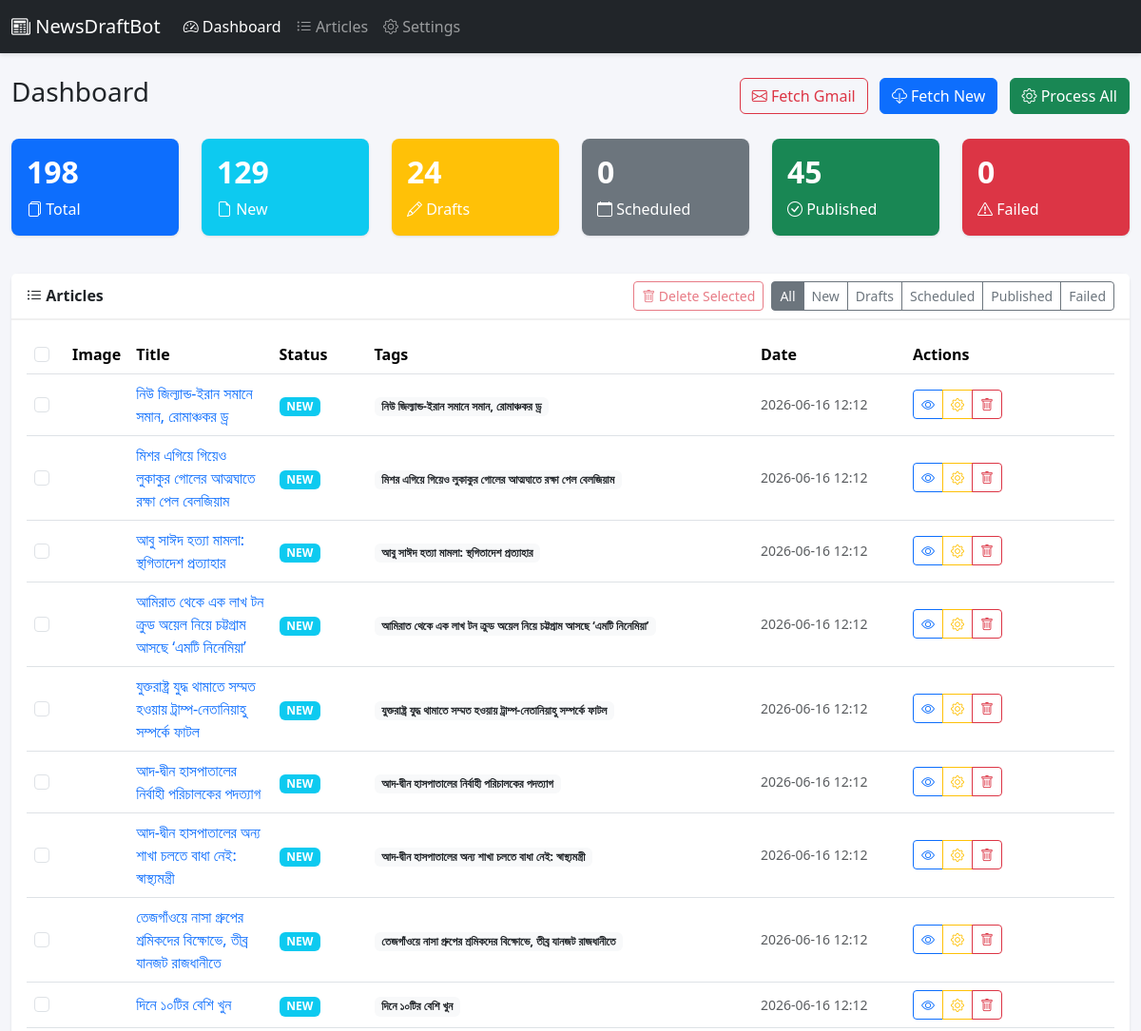
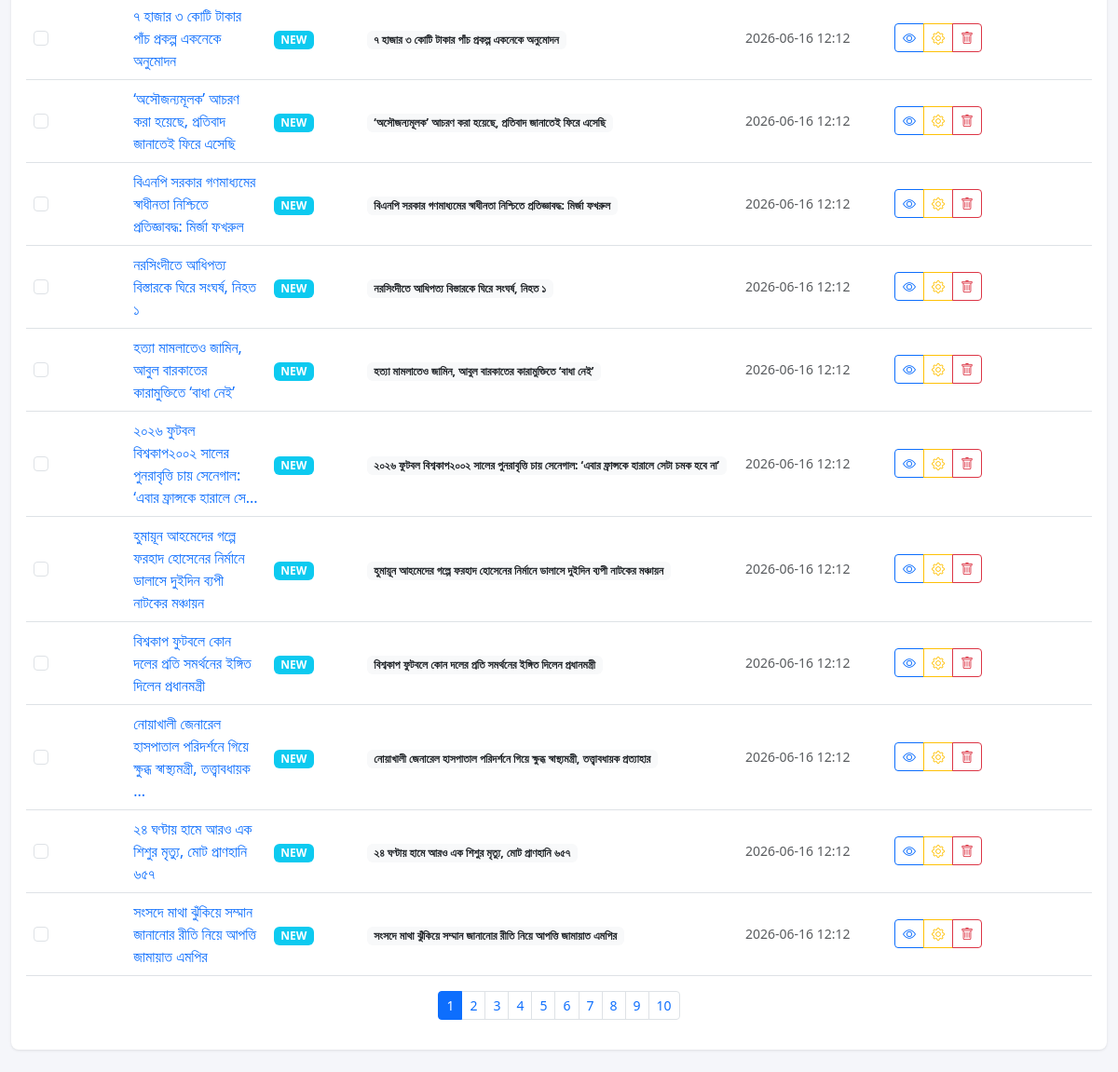
The page /articles on the database its author committed (2 pictures, top to bottom).
### database.py (models this page shows, shortened)
class Article(db.Model):
    __tablename__ = "articles"
    id = db.Column(db.Integer, primary_key=True)
    title = db.Column(db.String(500), nullable=False)
    slug = db.Column(db.String(500), nullable=True)
    source_url = db.Column(db.String(1000), unique=True, nullable=False)
    content = db.Column(db.Text, nullable=True)
    excerpt = db.Column(db.Text, nullable=True)
    tags = db.Column(JSON, nullable=True)
    categories = db.Column(JSON, nullable=True)
    featured_image = db.Column(db.String(1000), nullable=True)
    reporter = db.Column(db.String(200), nullable=True)
    wordpress_post_id = db.Column(db.Integer, nullable=True)
    wordpress_featured_media_id = db.Column(db.Integer, nullable=True)
    wordpress_url = db.Column(db.String(1000), nullable=True)
    wordpress_author_id = db.Column(db.Integer, nullable=True)
    wordpress_category_ids = db.Column(JSON, nullable=True)
    wordpress_tag_ids = db.Column(JSON, nullable=True)
    share_count = db.Column(db.Integer, default=0)
    images = db.Column(JSON, nullable=True)  # Store list of image URLs/paths
    status = db.Column(
        db.String(20),
        nullable=False,
        default="NEW",
        index=True,
    )
    scheduled_time = db.Column(db.DateTime, nullable=True)
    created_at = db.Column(db.DateTime, default=lambda: datetime.now(timezone.utc))
    updated_at = db.Column(
        db.DateTime,
        default=lambda: datetime.now(timezone.utc),
        onupdate=lambda: datetime.now(timezone.utc),
    )

### app.py (the view)
@app.route("/articles")
def article_list():
    status = request.args.get("status", "")
    page = request.args.get("page", 1, type=int)
    per_page = 20
    query = Article.query.order_by(Article.created_at.desc())
    if status:
        query = query.filter_by(status=status.upper())
    pagination = query.paginate(page=page, per_page=per_page, error_out=False)
    return render_template(
        "dashboard.html",
        stats=get_stats(),
        articles=pagination.items,
        pagination=pagination,
        active_filter=status,
        show_all=True,
    )

### app.py (called while the page is built)
@app.template_filter("dt")
def format_datetime(value, fmt="%Y-%m-%d %H:%M"):
    if value is None:
        return ""
    if isinstance(value, str):
        return value[: len(fmt)]
    return value.strftime(fmt)

def get_stats():
    total = Article.query.count()
    drafts = Article.query.filter_by(status="DRAFT").count()
    scheduled = Article.query.filter_by(status="SCHEDULED").count()
    published = Article.query.filter_by(status="PUBLISHED").count()
    failed = Article.query.filter_by(status="FAILED").count()
    new_count = Article.query.filter_by(status="NEW").count()
    return {
        "total": total,
        "drafts": drafts,
        "scheduled": scheduled,
        "published": published,
        "failed": failed,
        "new": new_count,
    }

### templates/dashboard.html (shortened to what this page needs)
<!DOCTYPE html>
<html lang="en">
<head>
    <link href="https://cdn.jsdelivr.net/npm/bootstrap@5.3.2/dist/css/bootstrap.min.css" rel="stylesheet">
    <link href="https://cdn.jsdelivr.net/npm/bootstrap-icons@1.11.1/font/bootstrap-icons.css" rel="stylesheet">
    <link href="{{ url_for('static', filename='css/style.css') }}" rel="stylesheet">
</head>
<body>
    <nav class="navbar navbar-expand-lg navbar-dark bg-dark">
        <div class="container-fluid">
            <a class="navbar-brand" href="/">
                <i class="bi bi-newspaper"></i> NewsDraftBot
            </a>
            <div class="collapse navbar-collapse" id="navbarNav">
                <ul class="navbar-nav">
                    <li class="nav-item">
                        <a class="nav-link active" href="/"><i class="bi bi-speedometer2"></i> Dashboard</a>
                    </li>
                    <li class="nav-item">
                        <a class="nav-link" href="/articles"><i class="bi bi-list-ul"></i> Articles</a>
                    </li>
                    <li class="nav-item">
                        <a class="nav-link" href="/settings"><i class="bi bi-gear"></i> Settings</a>
                    </li>
                </ul>
            </div>
        </div>
    </nav>
    <div class="container-fluid py-4">
        <div class="d-flex justify-content-between align-items-center mb-4">
            <h1 class="h3">Dashboard</h1>
            <div>
                <button class="btn btn-outline-danger me-2" onclick="fetchGmailNews()">
                    <i class="bi bi-envelope"></i> Fetch Gmail
                </button>
                <button class="btn btn-primary me-2" onclick="fetchArticles()">
                    <i class="bi bi-cloud-download"></i> Fetch New
                </button>
                <button class="btn btn-success" onclick="processAll()">
                    <i class="bi bi-gear"></i> Process All
                </button>
            </div>
        </div>
        <div class="row mb-4" id="stats-cards">
            <div class="col-md-2 col-6 mb-3">
                <div class="card text-white bg-primary">
                    <div class="card-body">
                        <h5 class="card-title display-6">{{ stats.total }}</h5>
                        <p class="card-text"><i class="bi bi-files"></i> Total</p>
                    </div>
                </div>
            </div>
            <div class="col-md-2 col-6 mb-3">
                <div class="card text-white bg-info">
                    <div class="card-body">
                        <h5 class="card-title display-6">{{ stats.new }}</h5>
                        <p class="card-text"><i class="bi bi-file-earmark"></i> New</p>
                    </div>
                </div>
            </div>
            <div class="col-md-2 col-6 mb-3">
                <div class="card text-white bg-warning">
                    <div class="card-body">
                        <h5 class="card-title display-6">{{ stats.drafts }}</h5>
                        <p class="card-text"><i class="bi bi-pencil"></i> Drafts</p>
                    </div>
                </div>
            </div>
            <div class="col-md-2 col-6 mb-3">
                <div class="card text-white bg-secondary">
                    <div class="card-body">
                        <h5 class="card-title display-6">{{ stats.scheduled }}</h5>
                        <p class="card-text"><i class="bi bi-calendar"></i> Scheduled</p>
                    </div>
                </div>
            </div>
            <div class="col-md-2 col-6 mb-3">
                <div class="card text-white bg-success">
                    <div class="card-body">
                        <h5 class="card-title display-6">{{ stats.published }}</h5>
                        <p class="card-text"><i class="bi bi-check-circle"></i> Published</p>
                    </div>
                </div>
            </div>
            <div class="col-md-2 col-6 mb-3">
                <div class="card text-white bg-danger">
                    <div class="card-body">
                        <h5 class="card-title display-6">{{ stats.failed }}</h5>
                        <p class="card-text"><i class="bi bi-exclamation-triangle"></i> Failed</p>
                    </div>
                </div>
            </div>
        </div>
            <div class="card">
            <div class="card-header d-flex justify-content-between align-items-center flex-wrap gap-2">
                <span><i class="bi bi-list-ul"></i> Articles</span>
                <div class="d-flex align-items-center gap-2">
                    <button class="btn btn-sm btn-outline-danger" id="deleteSelectedBtn" disabled onclick="deleteSelected()">
                        <i class="bi bi-trash"></i> Delete Selected
                    </button>
                    <div class="btn-group btn-group-sm">
                        <a href="/articles" class="btn btn-outline-secondary {% if not active_filter %}active{% endif %}">All</a>
                        <a href="/articles?status=NEW" class="btn btn-outline-secondary {% if active_filter == 'NEW' %}active{% endif %}">New</a>
                        <a href="/articles?status=DRAFT" class="btn btn-outline-secondary {% if active_filter == 'DRAFT' %}active{% endif %}">Drafts</a>
                        <a href="/articles?status=SCHEDULED" class="btn btn-outline-secondary {% if active_filter == 'SCHEDULED' %}active{% endif %}">Scheduled</a>
                        <a href="/articles?status=PUBLISHED" class="btn btn-outline-secondary {% if active_filter == 'PUBLISHED' %}active{% endif %}">Published</a>
                        <a href="/articles?status=FAILED" class="btn btn-outline-secondary {% if active_filter == 'FAILED' %}active{% endif %}">Failed</a>
                    </div>
                </div>
            </div>
            <div class="card-body">
                <div class="table-responsive">
                    <table class="table table-hover" id="articlesTable">
                        <thead>
                            <tr>
                                <th style="width: 40px">
                                    <input type="checkbox" class="form-check-input" id="selectAll" onchange="toggleSelectAll()">
                                </th>
                                <th style="width: 60px">Image</th>
                                <th>Title</th>
                                <th style="width: 100px">Status</th>
                                <th style="width: 100px">Tags</th>
                                <th style="width: 160px">Date</th>
                                <th style="width: 220px">Actions</th>
                            </tr>
                        </thead>
                        <tbody>
                            {% for article in articles %}
                            <tr data-id="{{ article.id }}">
                                <td>
                                    <input type="checkbox" class="form-check-input article-checkbox" value="{{ article.id }}" onchange="updateDeleteBtn()">
                                </td>
                                <td>
                                </td>
                                <td>
                                    <a href="/articles/{{ article.id }}" class="text-decoration-none fw-medium">
                                        {{ article.title[:80] }}{% if article.title|length > 80 %}...{% endif %}
                                    </a>
                                </td>
                                <td>
                                    {% set status_class = {
                                        'NEW': 'bg-info',
                                        'DRAFT': 'bg-warning',
                                        'SCHEDULED': 'bg-secondary',
                                        'PUBLISHED': 'bg-success',
                                        'FAILED': 'bg-danger'
                                    } %}
                                    <span class="badge {{ status_class.get(article.status, 'bg-secondary') }}">
                                        {{ article.status }}
                                    </span>
                                </td>
                                <td>
                                    {% if article.tags %}
                                    <div class="tags-cell">
                                        {% for tag in article.tags[:3] %}
                                        <span class="badge bg-light text-dark me-1">{{ tag }}</span>
                                        {% endfor %}
                                    </div>
                                    {% endif %}
                                </td>
                                <td class="text-muted small">
                                    {% if article.scheduled_time %}
                                    <i class="bi bi-calendar-event"></i> {{ article.scheduled_time | dt }}
                                    {% elif article.created_at %}
                                    {{ article.created_at | dt }}
                                    {% endif %}
                                </td>
                                <td>
                                    <div class="btn-group btn-group-sm">
                                        <a href="/articles/{{ article.id }}" class="btn btn-outline-primary" title="View">
                                            <i class="bi bi-eye"></i>
                                        </a>
                                        {% if article.status == 'NEW' %}
                                        <button class="btn btn-outline-warning" onclick="processArticle({{ article.id }})" title="Process">
                                            <i class="bi bi-gear"></i>
                                        </button>
                                        {% endif %}
                                        <button class="btn btn-outline-danger" onclick="deleteArticle({{ article.id }})" title="Delete">
                                            <i class="bi bi-trash"></i>
                                        </button>
                                    </div>
                                </td>
                            </tr>
                            {% endfor %}
                        </tbody>
                    </table>
                </div>
                {% if pagination and pagination.pages > 1 %}
                <nav>
                    <ul class="pagination pagination-sm justify-content-center">
                        {% for p in range(1, pagination.pages + 1) %}
                        <li class="page-item {% if p == pagination.page %}active{% endif %}">
                            <a class="page-link" href="/articles?page={{ p }}{% if active_filter %}&status={{ active_filter }}{% endif %}">{{ p }}</a>
                        </li>
                        {% endfor %}
                    </ul>
                </nav>
                {% endif %}
            </div>
        </div>
    </div>
    <div class="toast-container position-fixed bottom-0 end-0 p-3">
    </div>
</body>
</html>

### static/css/style.css (style rules this page uses)
body { background-color: #f5f6fa; min-height: 100vh; }
.navbar { box-shadow: 0 2px 4px rgba(0,0,0,.1); }
.card { border: none; box-shadow: 0 1px 3px rgba(0,0,0,.1); border-radius: 8px; }
.card-header { background-color: #fff; border-bottom: 2px solid #f0f0f0; font-weight: 600; }
.display-6 { font-size: 2rem; font-weight: 700; }
.tags-cell .badge { font-size: .75rem; }
.btn-group-sm .btn { padding: .25rem .5rem; }
.table > :not(caption) > * > * { vertical-align: middle; }
#stats-cards .card { transition: transform 0.2s; }

### rows shown on the page
Article: title "নিউ জিল্যান্ড-ইরান সমানে সমান, রোমাঞ্চকর ড্র", status "NEW", 3 "নিউ জিল্যান্ড-ইরান সমানে সমান, রোমাঞ্চকর ড্র", created_at|dt "2026-06-16 12:12"
Article: title "মিশর এগিয়ে গিয়েও লুকাকুর গোলের আত্মঘাতে রক্ষা পেল বেলজিয়াম", status "NEW", 3 "মিশর এগিয়ে গিয়েও লুকাকুর গোলের আত্মঘাতে রক্ষা পেল বেলজিয়াম", created_at|dt "2026-06-16 12:12"
Article: title "আবু সাঈদ হত্যা মামলা: স্থগিতাদেশ প্রত্যাহার", status "NEW", 3 "আবু সাঈদ হত্যা মামলা: স্থগিতাদেশ প্রত্যাহার", created_at|dt "2026-06-16 12:12"
Article: title "আমিরাত থেকে এক লাখ টন ক্রুড অয়েল নিয়ে চট্টগ্রাম আসছে ‘এমটি নিনেমিয়া’", status "NEW", 3 "আমিরাত থেকে এক লাখ টন ক্রুড অয়েল নিয়ে চট্টগ্রাম আসছে ‘এমটি নিনেমিয়া’", created_at|dt "2026-06-16 12:12"
Article: title "যুক্তরাষ্ট্র যুদ্ধ থামাতে সম্মত হওয়ায় ট্রাম্প-নেতানিয়াহু সম্পর্কে ফাটল", status "NEW", 3 "যুক্তরাষ্ট্র যুদ্ধ থামাতে সম্মত হওয়ায় ট্রাম্প-নেতানিয়াহু সম্পর্কে ফাটল", created_at|dt "2026-06-16 12:12"
Article: title "আদ-দ্বীন হাসপাতালের নির্বাহী পরিচালকের পদত্যাগ", status "NEW", 3 "আদ-দ্বীন হাসপাতালের নির্বাহী পরিচালকের পদত্যাগ", created_at|dt "2026-06-16 12:12"
Article: title "আদ-দ্বীন হাসপাতালের অন্য শাখা চলতে বাধা নেই: স্বাস্থ্যমন্ত্রী", status "NEW", 3 "আদ-দ্বীন হাসপাতালের অন্য শাখা চলতে বাধা নেই: স্বাস্থ্যমন্ত্রী", created_at|dt "2026-06-16 12:12"
Article: title "তেজগাঁওয়ে নাসা গ্রুপের শ্রমিকদের বিক্ষোভে, তীব্র যানজট রাজধানীতে", status "NEW", 3 "তেজগাঁওয়ে নাসা গ্রুপের শ্রমিকদের বিক্ষোভে, তীব্র যানজট রাজধানীতে", created_at|dt "2026-06-16 12:12"
Article: title "দিনে ১০টির বেশি খুন", status "NEW", 3 "দিনে ১০টির বেশি খুন", created_at|dt "2026-06-16 12:12"
Article: title "৭ হাজার ৩ কোটি টাকার পাঁচ প্রকল্প একনেকে অনুমোদন", status "NEW", 3 "৭ হাজার ৩ কোটি টাকার পাঁচ প্রকল্প একনেকে অনুমোদন", created_at|dt "2026-06-16 12:12"
Article: title "‘অসৌজন্যমূলক’ আচরণ করা হয়েছে, প্রতিবাদ জানাতেই ফিরে এসেছি", status "NEW", 3 "‘অসৌজন্যমূলক’ আচরণ করা হয়েছে, প্রতিবাদ জানাতেই ফিরে এসেছি", created_at|dt "2026-06-16 12:12"
Article: title "বিএনপি সরকার গণমাধ্যমের স্বাধীনতা নিশ্চিতে প্রতিজ্ঞাবদ্ধ: মির্জা ফখরুল", status "NEW", 3 "বিএনপি সরকার গণমাধ্যমের স্বাধীনতা নিশ্চিতে প্রতিজ্ঞাবদ্ধ: মির্জা ফখরুল", created_at|dt "2026-06-16 12:12"
Article: title "নরসিংদীতে আধিপত্য বিস্তারকে ঘিরে সংঘর্ষ, নিহত ১", status "NEW", 3 "নরসিংদীতে আধিপত্য বিস্তারকে ঘিরে সংঘর্ষ, নিহত ১", created_at|dt "2026-06-16 12:12"
Article: title "হত্যা মামলাতেও জামিন, আবুল বারকাতের কারামুক্তিতে ‘বাধা নেই’", status "NEW", 3 "হত্যা মামলাতেও জামিন, আবুল বারকাতের কারামুক্তিতে ‘বাধা নেই’", created_at|dt "2026-06-16 12:12"
Article: title "২০২৬ ফুটবল বিশ্বকাপ২০০২ সালের পুনরাবৃত্তি চায় সেনেগাল: ‘এবার ফ্রান্সকে হারালে সে", status "NEW", 3 "২০২৬ ফুটবল বিশ্বকাপ২০০২ সালের পুনরাবৃত্তি চায় সেনেগাল: ‘এবার ফ্রান্সকে হারালে সেটা চমক হবে না’", created_at|dt "2026-06-16 12:12"
Article: title "হুমায়ূন আহমেদের গল্পে ফরহাদ হোসেনের নির্মানে ডালাসে দুইদিন ব্যপী নাটকের মঞ্চায়ন", status "NEW", 3 "হুমায়ূন আহমেদের গল্পে ফরহাদ হোসেনের নির্মানে ডালাসে দুইদিন ব্যপী নাটকের মঞ্চায়ন", created_at|dt "2026-06-16 12:12"
Article: title "বিশ্বকাপ ফুটবলে কোন দলের প্রতি সমর্থনের ইঙ্গিত দিলেন প্রধানমন্ত্রী", status "NEW", 3 "বিশ্বকাপ ফুটবলে কোন দলের প্রতি সমর্থনের ইঙ্গিত দিলেন প্রধানমন্ত্রী", created_at|dt "2026-06-16 12:12"
Article: title "নোয়াখালী জেনারেল হাসপাতাল পরিদর্শনে গিয়ে ক্ষুব্ধ স্বাস্থ্যমন্ত্রী, তত্ত্বাবধায়ক", status "NEW", 3 "নোয়াখালী জেনারেল হাসপাতাল পরিদর্শনে গিয়ে ক্ষুব্ধ স্বাস্থ্যমন্ত্রী, তত্ত্বাবধায়ক প্রত্যাহার", created_at|dt "2026-06-16 12:12"
Article: title "২৪ ঘণ্টায় হামে আরও এক শিশুর মৃত্যু, মোট প্রাণহানি ৬৫৭", status "NEW", 3 "২৪ ঘণ্টায় হামে আরও এক শিশুর মৃত্যু, মোট প্রাণহানি ৬৫৭", created_at|dt "2026-06-16 12:12"
Article: title "সংসদে মাথা ঝুঁকিয়ে সম্মান জানানোর রীতি নিয়ে আপত্তি জামায়াত এমপির", status "NEW", 3 "সংসদে মাথা ঝুঁকিয়ে সম্মান জানানোর রীতি নিয়ে আপত্তি জামায়াত এমপির", created_at|dt "2026-06-16 12:12"

### other values the page prints
{{ stats.total }} "198"
{{ stats.new }} "129"
{{ stats.drafts }} "24"
{{ stats.scheduled }} "0"
{{ stats.published }} "45"
{{ stats.failed }} "0"
{{ p }} "1" "2" "3" "4" "5" "6" "7" "8" "9" "10"
